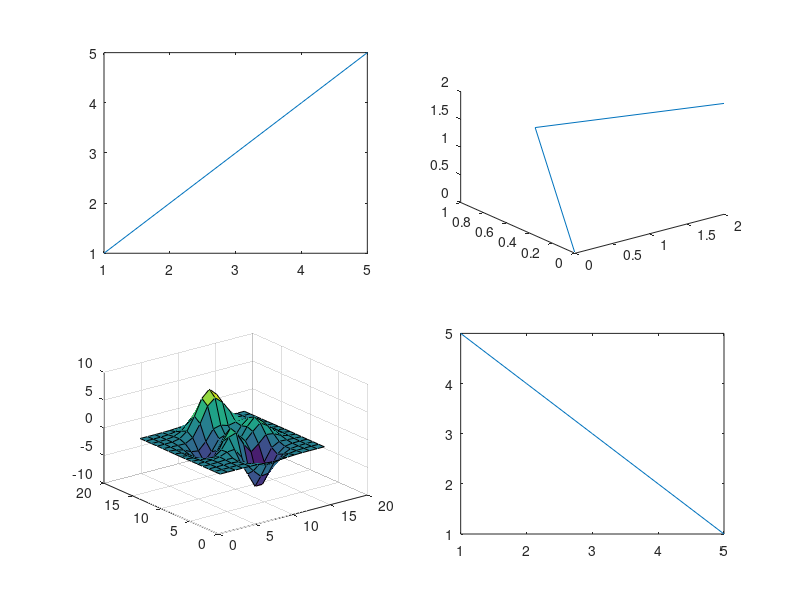

Recreate this plot in MATLAB. (Note: this script raises an error after producing the figure.)
%=============================================================================
% Copyright (c) 2026-present Allan CORNET (Nelson)
%=============================================================================
% This file is part of Nelson.
%=============================================================================
% LICENCE_BLOCK_BEGIN
% SPDX-License-Identifier: LGPL-3.0-or-later
% LICENCE_BLOCK_END
%=============================================================================
% <--ADV-CLI MODE-->
f = figure('Visible', 'off', 'Position', [0 0 1000 800]);
a1 = subplot(2, 2, 1); plot(1:5);
a2 = subplot(2, 2, 2); plot3([0 1 2], [0 1 0], [0 1 2]);
a3 = subplot(2, 2, 3); surf(peaks(15));
a4 = subplot(2, 2, 4); plot(5:-1:1);
drawnow();
fh = __web_graphics_handle__(f, 'number');
slots = [a1.Position; a2.Position; a3.Position; a4.Position];
others = [a1.XLim a1.YLim; a4.XLim a4.YLim];
for ax = [a2 a3]
  ah = __web_graphics_handle__(ax, 'number');
  for projection = {'orthographic', 'perspective'}
    set(ax, 'Projection', projection{1});
    __web_figure_action__(fh, jsonencode(struct('action', 'fit', 'axesHandle', ah)));
    for movement = [0.1 -0.6; -0.05 0.45]
      limits = [ax.XLim; ax.YLim; ax.ZLim];
      camera = ax.CameraPosition; target = ax.CameraTarget;
      orientation = ax.View;
      __web_figure_action__(fh, jsonencode(struct('action', 'pan', ...
        'axesHandle', ah, 'dxFrac', movement(1), 'dyFrac', movement(2))));
      delta = ax.CameraTarget - target;
      % Translating only the camera makes the whole axes box leave its subplot.
      asserts.istrue(norm(delta) > 1e-6);
      asserts.isapprox(ax.CameraPosition - camera, delta, 1e-8);
      asserts.isapprox([ax.XLim; ax.YLim; ax.ZLim], limits + delta(:) * [1 1], 1e-8);
      asserts.isequal({ax.XLimMode, ax.YLimMode, ax.ZLimMode}, {'manual', 'manual', 'manual'});
      asserts.isequal(ax.View, orientation);
      asserts.isequal([a1.Position; a2.Position; a3.Position; a4.Position], slots);
      asserts.isequal([a1.XLim a1.YLim; a4.XLim a4.YLim], others);
    end
  end
end
close(f);
